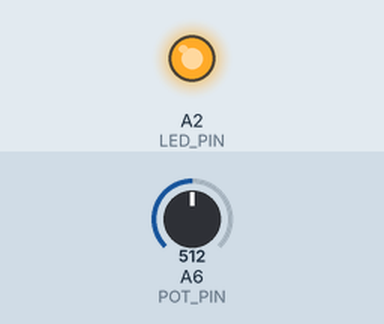
Recording of a sketch running on a simulated Arduino Nano, built with avr-gcc and run on an emulated ATmega328P. Shown: output pins drawn as LEDs (lit = HIGH). The test bench sets the inputs (shaded band); at power-on: A6 (POT_PIN) = 512.

Above: at 1.2 s.
1.3 s: A6 (POT_PIN) set to 465
2.8 s: A6 (POT_PIN) set to 441
At 3.6 s:
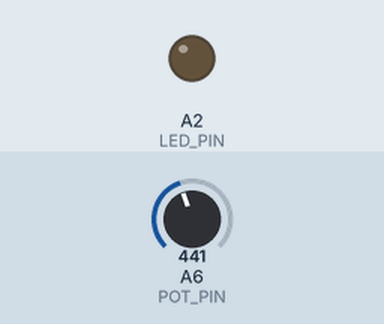
4.3 s: A6 (POT_PIN) set to 460
At 4.8 s:
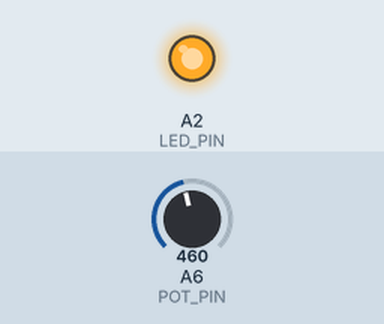
5.8 s: A6 (POT_PIN) set to 440
At 7.2 s:
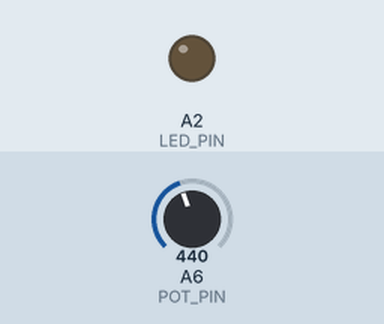
Timing chart, 0 to 8.3 s (numbered marks = the images above; inputs shaded):
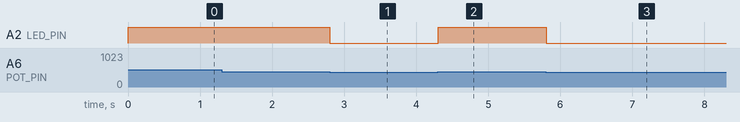

Measured:
- the behaviour switches between 451 and 450 on A6 (POT_PIN) (found by bisection; images 0 and 1)
- after the input at 1.3 s, every drawn part: stays the same
- after the input at 2.8 s, A2 (LED_PIN): HIGH → LOW at once
- after the input at 4.3 s, A2 (LED_PIN): LOW → HIGH at once
- after the input at 5.8 s, A2 (LED_PIN): HIGH → LOW at once

The sketch:

led_____.ino
```cpp
//조도센서 소스코드
int POT_PIN = A6; //조도센서
int LED_PIN = A2;
void setup() {
  // put your setup code here, to run once:
  pinMode(LED_PIN, OUTPUT); //led 출력 핀 설정
}

void loop() {
  // put your main code here, to run repeatedly:
  int val = 0; //조도센서값
  val = analogRead(POT_PIN);

  //조도센서 값이 450이상면 LED를 켠다
  if(val >450) {
    digitalWrite(LED_PIN, HIGH);
  } else {
    digitalWrite(LED_PIN, LOW);
  }
  delay(100);
}
```
